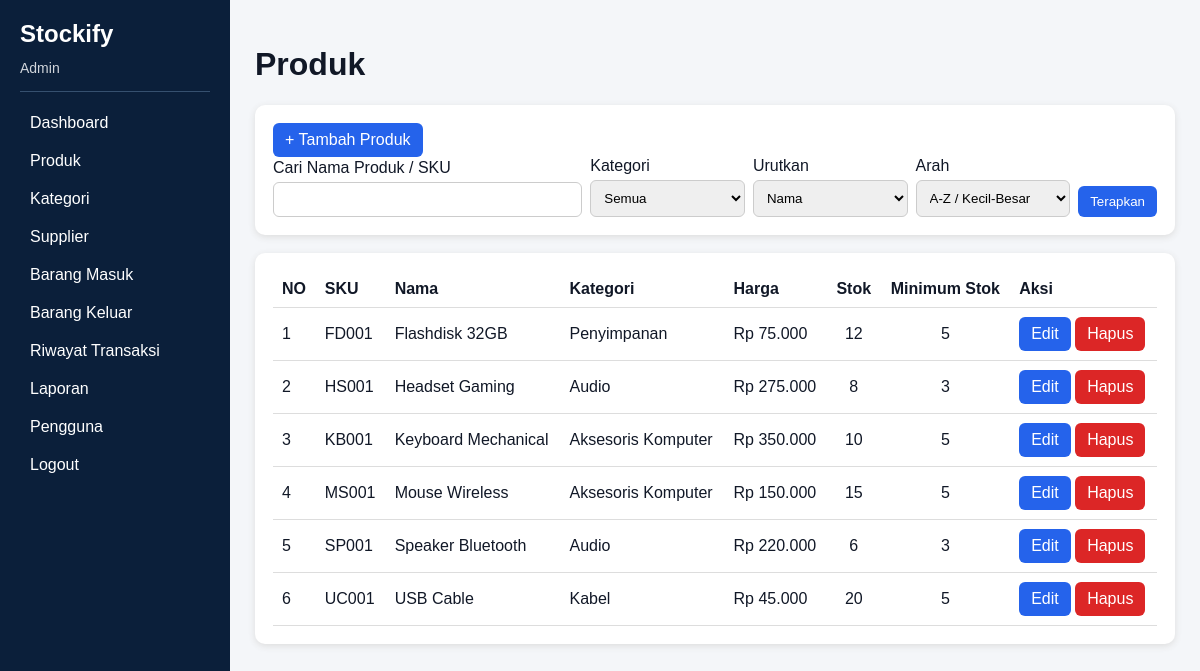
Screenshot of /public/products/index.php (signed in) with the database file from the repository.
### tables this page shows
CREATE TABLE products(id INT AUTO_INCREMENT PRIMARY KEY,category_id INT NOT NULL,sku VARCHAR(50) UNIQUE NOT NULL,name VARCHAR(150) NOT NULL,price DECIMAL(15,2) NOT NULL DEFAULT 0,stock INT NOT NULL DEFAULT 0,minimum_stock INT NOT NULL DEFAULT 5,created_at TIMESTAMP DEFAULT CURRENT_TIMESTAMP,updated_at TIMESTAMP DEFAULT CURRENT_TIMESTAMP ON UPDATE CURRENT_TIMESTAMP,FOREIGN KEY(category_id) REFERENCES categories(id) ON UPDATE CASCADE ON DELETE RESTRICT);

CREATE TABLE categories(id INT AUTO_INCREMENT PRIMARY KEY,name VARCHAR(100) UNIQUE NOT NULL,created_at TIMESTAMP DEFAULT CURRENT_TIMESTAMP);

### helpers/auth.php (called while the page is built, shortened)
<?php
function e($v){return htmlspecialchars((string)($v??''),ENT_QUOTES,'UTF-8');}
?>

### public/products/index.php (the view, shortened to what this page needs)
<?php
require_once __DIR__.'/../../config/database.php';
require_once __DIR__.'/../../helpers/auth.php';
$page_title = 'Produk';
$s = trim($_GET['search'] ?? '');
$sort = $_GET['sort'] ?? 'name';
$dir = strtoupper($_GET['dir'] ?? 'ASC');
$allow = [
    'name' => 'p.name',
    'sku' => 'p.sku',
    'price' => 'p.price',
    'stock' => 'p.stock'
];
$w = [];
$par = [];
$where = $w
    ? 'WHERE ' . implode(' AND ', $w)
    : '';
$q = $pdo->prepare(
    "SELECT
        p.*,
        c.name category
     FROM products p
     JOIN categories c ON c.id=p.category_id
     $where
     ORDER BY {$allow[$sort]} $dir"
);
$q->execute($par);
$rows = $q->fetchAll();
require __DIR__.'/../../views/header.php';
?>
<div class="card">
    <a
        class="btn"
        href="form.php"
    >
        + Tambah Produk
    </a>
    <form
        class="toolbar"
        method="get"
    >
        <div>
            <label>
                Cari Nama Produk / SKU
            </label>
            <input
                name="search"
                value="<?=e($s)?>"
            >
        </div>
        <div>
            <label>
                Kategori
            </label>
            <select name="category_id">
                <option value="0">
                    Semua
                </option>
            </select>
        </div>
        <div>
            <label>
                Urutkan
            </label>
            <select name="sort">
                <option
                    value="name"
                    <?=$sort === 'name' ? 'selected' : ''?>
                >
                    Nama
                </option>
            </select>
        </div>
        <div>
            <label>
                Arah
            </label>
            <select name="dir">
                <option
                    value="ASC"
                    <?=$dir === 'ASC' ? 'selected' : ''?>
                >
                    A-Z / Kecil-Besar
                </option>
            </select>
        </div>
        <button
            type="submit"
            class="btn"
        >
            Terapkan
        </button>
    </form>
</div>
<div class="card">
    <table>
        <tr>
            <th>
                NO
            </th>
            <th>
                SKU
            </th>
            <th>
                Nama
            </th>
            <th>
                Kategori
            </th>
            <th>
                Harga
            </th>
            <th
                style="
                    text-align: center;
                    white-space: nowrap;
                "
            >
                Stok
            </th>
            <th
                style="
                    text-align: center;
                    white-space: nowrap;
                "
            >
                Minimum Stok
            </th>
            <th>
                Aksi
            </th>
        </tr>
        <?php foreach($rows as $i=>$p): ?>
            <tr>
                <td>
                    <?=$i+1?>
                </td>
                <td>
                    <?=e($p['sku'])?>
                </td>
                <td>
                    <?=e($p['name'])?>
                </td>
                <td>
                    <?=e($p['category'])?>
                </td>
                <td>
                    Rp <?=number_format(
                        $p['price'],
                        0,
                        ',',
                        '.'
                    )?>
                </td>
                <td
                    style="
                        text-align: center;
                        white-space: nowrap;
                    "
                >
                    <?=$p['stock']?>
                </td>
                <td
                    style="
                        text-align: center;
                        white-space: nowrap;
                    "
                >
                    <?=$p['minimum_stock']?>
                </td>
                <td
                    style="
                        white-space: nowrap;
                    "
                >
                    <a
                        class="btn"
                        href="form.php?id=<?=$p['id']?>"
                    >
                        Edit
                    </a>
                    <?php if($_SESSION['user']['role'] === 'admin'): ?>
                        <a
                            class="btn red"
                            href="delete.php?id=<?=$p['id']?>"
                            onclick="return confirm('Hapus?')"
                        >
                            Hapus
                        </a>
                    <?php endif; ?>
                </td>
            </tr>
        <?php endforeach; ?>
    </table>
</div>
<?php
require __DIR__.'/../../views/footer.php';
?>

### views/header.php (shortened to what this page needs)
<?php
require_once __DIR__.'/../helpers/auth.php';
$title = $page_title ?? 'Stockify';
$u = $_SESSION['user'];
?>
<!doctype html>
<html lang="id">
<head>
</head>
<body>
<aside class="side">
    <div class="brand">
        Stockify
    </div>
    <div class="role">
        <?=e(ucfirst($u['role']))?>
    </div>
    <hr>
    <a href="/stockify/public/dashboard.php">
        Dashboard
    </a>
    <a href="/stockify/public/products/index.php">
        Produk
    </a>
    <a href="/stockify/public/categories/index.php">
        Kategori
    </a>
    <a href="/stockify/public/suppliers/index.php">
        Supplier
    </a>
    <a href="/stockify/public/stock/incoming.php">
        Barang Masuk
    </a>
    <a href="/stockify/public/stock/outgoing.php">
        Barang Keluar
    </a>
    <a href="/stockify/public/transactions/index.php">
        Riwayat Transaksi
    </a>
    <a href="/stockify/public/reports/index.php">
        Laporan
    </a>
    <?php if($u['role'] === 'admin'): ?>
        <a href="/stockify/public/users/index.php">
            Pengguna
        </a>
    <?php endif; ?>
    <a href="/stockify/public/logout.php">
        Logout
    </a>
</aside>
<main class="main">
    <h1>
        <?=e($title)?>
    </h1>

### views/footer.php
</main></body></html>

### views/header.php (style rules this page uses)
* { box-sizing: border-box; }
body { margin: 0; font-family: Arial; background: #F4F6F9; color: #111827; }
.side { position: fixed; width: 230px; top: 0; bottom: 0; background: #0B1F3A; color: #fff; padding: 20px; }
.brand { font-size: 24px; font-weight: bold; margin-bottom: 12px; }
.role { font-size: 14px; color: #D1D5DB; margin-bottom: 15px; }
.side hr { border: 0; border-top: 1px solid #36506f; margin: 0 0 12px 0; }
.side a { display: block; color: #fff; text-decoration: none; padding: 10px; border-radius: 6px; }
.main { margin-left: 230px; padding: 25px; }
.card { background: #fff; padding: 18px; border-radius: 10px; margin-bottom: 18px; box-shadow: 0 2px 7px #ddd; }
input, select, textarea { width: 100%; padding: 9px; border: 1px solid #ccc; border-radius: 6px; margin-top: 5px; }
.btn { display: inline-block; padding: 8px 12px; border: 0; border-radius: 6px; background: #2563EB; color: #fff; text-decoration: none; cursor: pointer; }
.red { background: #DC2626; }
table { width: 100%; border-collapse: collapse; }
th, td { padding: 9px; border-bottom: 1px solid #ddd; text-align: left; }
.toolbar { display: grid; grid-template-columns: 2fr 1fr 1fr 1fr auto; gap: 8px; align-items: end; }

### rows the page displays
products: sku "FD001", name "Flashdisk 32GB", category.name "Penyimpanan", price "75.000", stock "12", minimum_stock "5"
products: sku "HS001", name "Headset Gaming", category.name "Audio", price "275.000", stock "8", minimum_stock "3"
products: sku "KB001", name "Keyboard Mechanical", category.name "Aksesoris Komputer", price "350.000", stock "10", minimum_stock "5"
products: sku "MS001", name "Mouse Wireless", category.name "Aksesoris Komputer", price "150.000", stock "15", minimum_stock "5"
products: sku "SP001", name "Speaker Bluetooth", category.name "Audio", price "220.000", stock "6", minimum_stock "3"
products: sku "UC001", name "USB Cable", category.name "Kabel", price "45.000", stock "20", minimum_stock "5"

### other values shown
$u['role'] "Admin"
$title "Produk"
